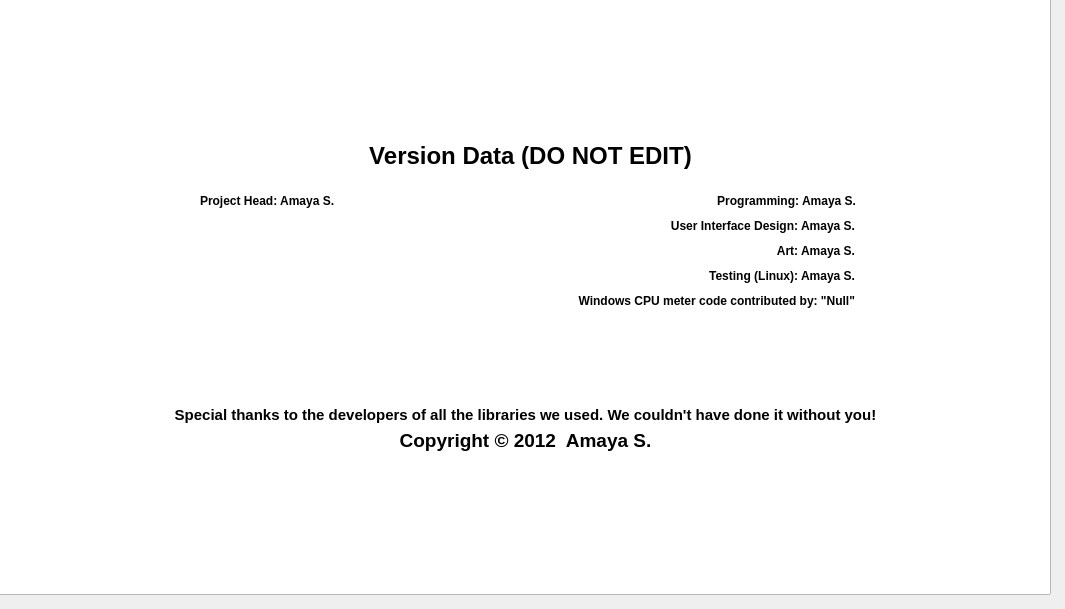
    <widget class="QWidget" name="tabAbout">
     <attribute name="title">
      <string>About</string>
     </attribute>
     <widget class="QGraphicsView" name="aboutBackdrop">
      <property name="geometry">
       <rect>
        <x>-5</x>
        <y>-5</y>
        <width>1056</width>
        <height>600</height>
       </rect>
      </property>
      <property name="styleSheet">
       <string notr="true">QGraphicsView {
	background-image: url(:/backdrops/aboutbackdrop.png);
}</string>
      </property>
     </widget>
     <widget class="QLabel" name="versionLabel">
      <property name="geometry">
       <rect>
        <x>260</x>
        <y>140</y>
        <width>541</width>
        <height>31</height>
       </rect>
      </property>
      <property name="font">
       <font>
        <family>Ubuntu</family>
        <pointsize>18</pointsize>
        <weight>75</weight>
        <bold>true</bold>
       </font>
      </property>
      <property name="text">
       <string>Version Data (DO NOT EDIT)</string>
      </property>
      <property name="alignment">
       <set>Qt::AlignCenter</set>
      </property>
     </widget>
     <widget class="QLabel" name="creditsProjectHead">
      <property name="geometry">
       <rect>
        <x>200</x>
        <y>190</y>
        <width>300</width>
        <height>21</height>
       </rect>
      </property>
      <property name="font">
       <font>
        <weight>75</weight>
        <bold>true</bold>
       </font>
      </property>
      <property name="text">
       <string>Project Head: Amaya S.</string>
      </property>
     </widget>
     <widget class="QLabel" name="creditsDevelopment">
      <property name="geometry">
       <rect>
        <x>556</x>
        <y>190</y>
        <width>300</width>
        <height>21</height>
       </rect>
      </property>
      <property name="font">
       <font>
        <weight>75</weight>
        <bold>true</bold>
       </font>
      </property>
      <property name="text">
       <string>Programming: Amaya S.</string>
      </property>
      <property name="alignment">
       <set>Qt::AlignRight|Qt::AlignTrailing|Qt::AlignVCenter</set>
      </property>
     </widget>
     <widget class="QLabel" name="copyright">
      <property name="geometry">
       <rect>
        <x>10</x>
        <y>425</y>
        <width>1031</width>
        <height>31</height>
       </rect>
      </property>
      <property name="font">
       <font>
        <family>Ubuntu</family>
        <pointsize>14</pointsize>
        <weight>75</weight>
        <bold>true</bold>
       </font>
      </property>
      <property name="text">
       <string>&lt;!DOCTYPE HTML PUBLIC &quot;-//W3C//DTD HTML 4.0//EN&quot; &quot;http://www.w3.org/TR/REC-html40/strict.dtd&quot;&gt;
&lt;html&gt;&lt;head&gt;&lt;meta name=&quot;qrichtext&quot; content=&quot;1&quot; /&gt;&lt;style type=&quot;text/css&quot;&gt;
p, li { white-space: pre-wrap; }
&lt;/style&gt;&lt;/head&gt;&lt;body style=&quot; font-family:'Ubuntu'; font-size:14pt; font-weight:600; font-style:normal;&quot;&gt;
&lt;p style=&quot; margin-top:0px; margin-bottom:0px; margin-left:0px; margin-right:0px; -qt-block-indent:0; text-indent:0px;&quot;&gt;&lt;span style=&quot; font-family:'Cantarell';&quot;&gt;Copyright © 2012  Amaya S.&lt;/span&gt;&lt;/p&gt;&lt;/body&gt;&lt;/html&gt;</string>
      </property>
      <property name="alignment">
       <set>Qt::AlignCenter</set>
      </property>
     </widget>
     <widget class="QLabel" name="specialThanksLabel">
      <property name="geometry">
       <rect>
        <x>10</x>
        <y>400</y>
        <width>1031</width>
        <height>31</height>
       </rect>
      </property>
      <property name="font">
       <font>
        <family>Ubuntu</family>
        <pointsize>10</pointsize>
        <weight>50</weight>
        <bold>false</bold>
       </font>
      </property>
      <property name="text">
       <string>&lt;!DOCTYPE HTML PUBLIC &quot;-//W3C//DTD HTML 4.0//EN&quot; &quot;http://www.w3.org/TR/REC-html40/strict.dtd&quot;&gt;
&lt;html&gt;&lt;head&gt;&lt;meta name=&quot;qrichtext&quot; content=&quot;1&quot; /&gt;&lt;style type=&quot;text/css&quot;&gt;
p, li { white-space: pre-wrap; }
&lt;/style&gt;&lt;/head&gt;&lt;body style=&quot; font-family:'Ubuntu'; font-size:10pt; font-weight:400; font-style:normal;&quot;&gt;
&lt;p style=&quot; margin-top:0px; margin-bottom:0px; margin-left:0px; margin-right:0px; -qt-block-indent:0; text-indent:0px;&quot;&gt;&lt;span style=&quot; font-family:'Cantarell'; font-size:11pt; font-weight:600;&quot;&gt;Special thanks to the developers of all the libraries we used. We couldn't have done it without you!&lt;/span&gt;&lt;/p&gt;&lt;/body&gt;&lt;/html&gt;</string>
      </property>
      <property name="alignment">
       <set>Qt::AlignCenter</set>
      </property>
     </widget>
     <widget class="QLabel" name="creditsArt">
      <property name="geometry">
       <rect>
        <x>555</x>
        <y>240</y>
        <width>300</width>
        <height>21</height>
       </rect>
      </property>
      <property name="font">
       <font>
        <weight>75</weight>
        <bold>true</bold>
       </font>
      </property>
      <property name="text">
       <string>Art: Amaya S.</string>
      </property>
      <property name="alignment">
       <set>Qt::AlignRight|Qt::AlignTrailing|Qt::AlignVCenter</set>
      </property>
     </widget>
     <widget class="QLabel" name="creditsUIDesign">
      <property name="geometry">
       <rect>
        <x>555</x>
        <y>215</y>
        <width>300</width>
        <height>21</height>
       </rect>
      </property>
      <property name="font">
       <font>
        <weight>75</weight>
        <bold>true</bold>
       </font>
      </property>
      <property name="text">
       <string>User Interface Design: Amaya S.</string>
      </property>
      <property name="alignment">
       <set>Qt::AlignRight|Qt::AlignTrailing|Qt::AlignVCenter</set>
      </property>
     </widget>
     <widget class="QLabel" name="creditsTesting">
      <property name="geometry">
       <rect>
        <x>555</x>
        <y>265</y>
        <width>300</width>
        <height>21</height>
       </rect>
      </property>
      <property name="font">
       <font>
        <weight>75</weight>
        <bold>true</bold>
       </font>
      </property>
      <property name="text">
       <string>Testing (Linux): Amaya S.</string>
      </property>
      <property name="alignment">
       <set>Qt::AlignRight|Qt::AlignTrailing|Qt::AlignVCenter</set>
      </property>
     </widget>
     <widget class="QLabel" name="creditsDosCPUMeter">
      <property name="geometry">
       <rect>
        <x>514</x>
        <y>290</y>
        <width>341</width>
        <height>21</height>
       </rect>
      </property>
      <property name="font">
       <font>
        <weight>75</weight>
        <bold>true</bold>
       </font>
      </property>
      <property name="text">
       <string>Windows CPU meter code contributed by: &quot;Null&quot;</string>
      </property>
      <property name="alignment">
       <set>Qt::AlignRight|Qt::AlignTrailing|Qt::AlignVCenter</set>
      </property>
     </widget>
    </widget>
